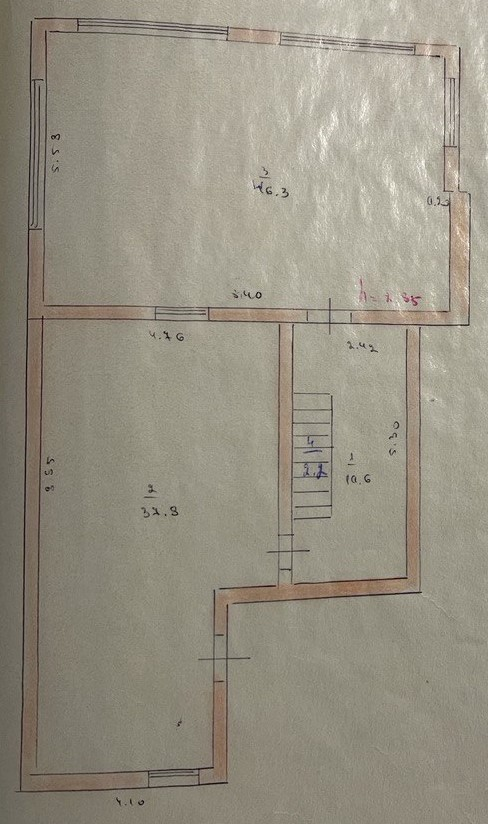
#> input picture 1.jpeg, 488 x 824 px
$ python -i image_processor.py   (imports and definitions only)
#> lines starting #> are read from the running program, lines starting #| are printed output that depends on the picture
"""
Image processing module for floor plan parsing.
Includes line detection, OCR for dimensions, and architectural element recognition.
"""
import cv2
import numpy as np
import pytesseract
from PIL import Image
from typing import List, Tuple, Dict, Any
import re


class FloorPlanProcessor:
    """Process floor plan images to extract architectural elements and dimensions."""

    def __init__(self, tesseract_cmd: str = None):
        """
        Initialize the floor plan processor.

        Args:
            tesseract_cmd: Path to tesseract executable (Windows: C:/Program Files/Tesseract-OCR/tesseract.exe)
        """
        if tesseract_cmd:
            pytesseract.pytesseract.tesseract_cmd = tesseract_cmd

    def preprocess_image(self, image: np.ndarray) -> np.ndarray:
        """
        Preprocess the floor plan image for better line and text detection.

        Args:
            image: Input image as numpy array (BGR)

        Returns:
            Preprocessed grayscale image
        """
        # Convert to grayscale
        gray = cv2.cvtColor(image, cv2.COLOR_BGR2GRAY)

        # Apply bilateral filter to reduce noise while preserving edges
        denoised = cv2.bilateralFilter(gray, 9, 75, 75)

        # Apply adaptive thresholding
        binary = cv2.adaptiveThreshold(
            denoised, 255, cv2.ADAPTIVE_THRESH_GAUSSIAN_C,
            cv2.THRESH_BINARY, 11, 2
        )

        return binary

    def detect_lines(self, image: np.ndarray, min_line_length: int = 50) -> List[Dict[str, Any]]:
        """
        Detect straight lines in the floor plan (walls).

        Args:
            image: Preprocessed binary image
            min_line_length: Minimum length of lines to detect (pixels)

        Returns:
            List of detected lines with properties
        """
        # Apply edge detection
        edges = cv2.Canny(image, 50, 150, apertureSize=3)

        # Detect lines using Hough Line Transform
        lines = cv2.HoughLinesP(
            edges,
            rho=1,
            theta=np.pi / 180,
            threshold=100,
            minLineLength=min_line_length,
            maxLineGap=10
        )

        detected_lines = []
        if lines is not None:
            for i, line in enumerate(lines):
                x1, y1, x2, y2 = line[0]

                # Calculate angle
                angle = np.arctan2(y2 - y1, x2 - x1) * 180 / np.pi

                # Classify as horizontal or vertical
                is_horizontal = abs(angle) < 15 or abs(angle) > 165
                is_vertical = 75 < abs(angle) < 105

                detected_lines.append({
                    "x1": float(x1),
                    "y1": float(y1),
                    "x2": float(x2),
                    "y2": float(y2),
                    "angle": float(angle),
                    "length": float(np.sqrt((x2 - x1)**2 + (y2 - y1)**2)),
                    "is_horizontal": is_horizontal,
                    "is_vertical": is_vertical
                })

        return detected_lines

    def merge_collinear_lines(
        self,
        lines: List[Dict[str, Any]],
        distance_threshold: float = 10.0,
        angle_threshold: float = 5.0
    ) -> List[Dict[str, Any]]:
        """
        Merge collinear lines that are close together.

        Args:
            lines: List of detected lines
            distance_threshold: Maximum distance between lines to merge
            angle_threshold: Maximum angle difference for merging

        Returns:
            Merged lines
        """
        if not lines:
            return []

        merged = []
        used = set()

        for i, line1 in enumerate(lines):
            if i in used:
                continue

            group = [line1]
            used.add(i)

            for j, line2 in enumerate(lines):
                if j in used or j <= i:
                    continue

                # Check if angles are similar
                angle_diff = abs(line1["angle"] - line2["angle"])
                if angle_diff > angle_threshold and angle_diff < (180 - angle_threshold):
                    continue

                # Check if lines are close
                # Simple distance check between endpoints
                dist = min(
                    np.sqrt((line1["x1"] - line2["x1"])**2 + (line1["y1"] - line2["y1"])**2),
                    np.sqrt((line1["x1"] - line2["x2"])**2 + (line1["y1"] - line2["y2"])**2),
                    np.sqrt((line1["x2"] - line2["x1"])**2 + (line1["y2"] - line2["y1"])**2),
                    np.sqrt((line1["x2"] - line2["x2"])**2 + (line1["y2"] - line2["y2"])**2)
                )

                if dist < distance_threshold:
                    group.append(line2)
                    used.add(j)

            # Merge group into single line
            if len(group) == 1:
                merged.append(group[0])
            else:
                # Find extreme points
                all_x = [p["x1"] for p in group] + [p["x2"] for p in group]
                all_y = [p["y1"] for p in group] + [p["y2"] for p in group]

                x1, x2 = min(all_x), max(all_x)
                y1, y2 = min(all_y), max(all_y)

                avg_angle = np.mean([p["angle"] for p in group])

                merged.append({
                    "x1": float(x1),
                    "y1": float(y1),
                    "x2": float(x2),
                    "y2": float(y2),
                    "angle": float(avg_angle),
                    "length": float(np.sqrt((x2 - x1)**2 + (y2 - y1)**2)),
                    "is_horizontal": abs(avg_angle) < 15 or abs(avg_angle) > 165,
                    "is_vertical": 75 < abs(avg_angle) < 105
                })

        return merged

    def extract_text_regions(self, image: np.ndarray) -> List[Dict[str, Any]]:
        """
        Extract text regions from the floor plan using OCR.

        Args:
            image: Input image (grayscale or BGR)

        Returns:
            List of text regions with OCR results
        """
        # Convert to grayscale if needed
        if len(image.shape) == 3:
            gray = cv2.cvtColor(image, cv2.COLOR_BGR2GRAY)
        else:
            gray = image

        # Enhance contrast for better OCR
        clahe = cv2.createCLAHE(clipLimit=2.0, tileGridSize=(8, 8))
        enhanced = clahe.apply(gray)

        # Use pytesseract to get detailed OCR data
        try:
            ocr_data = pytesseract.image_to_data(enhanced, output_type=pytesseract.Output.DICT, lang='eng+rus')
        except Exception as e:
            print(f"OCR Error: {e}")
            return []

        text_regions = []
        n_boxes = len(ocr_data['text'])

        for i in range(n_boxes):
            text = ocr_data['text'][i].strip()
            conf = int(ocr_data['conf'][i])

            # Filter out low confidence and empty text
            if conf > 30 and text:
                x, y, w, h = (
                    ocr_data['left'][i],
                    ocr_data['top'][i],
                    ocr_data['width'][i],
                    ocr_data['height'][i]
                )

                text_regions.append({
                    "text": text,
                    "x": x,
                    "y": y,
                    "width": w,
                    "height": h,
                    "confidence": conf
                })

        return text_regions

    # [101 lines left out: functions extract_dimensions, detect_rooms, not called in this run]

    def process_floor_plan(
        self,
        image_path: str,
        detect_text: bool = True,
        detect_rooms: bool = True
    ) -> Dict[str, Any]:
        """
        Complete pipeline to process a floor plan image.

        Args:
            image_path: Path to the floor plan image
            detect_text: Whether to perform OCR
            detect_rooms: Whether to detect room boundaries

        Returns:
            Dictionary with all detected elements
        """
#> called with image_path = '../../1.jpeg', detect_text = True, detect_rooms = True
        # Load image
        image = cv2.imread(image_path)
#> image is the input picture: shape (824, 488, 3); mean B, G, R 131.3, 145.8, 151.2
        if image is None:
            raise ValueError(f"Could not load image: {image_path}")

        height, width = image.shape[:2]
#> height = 824; width = 488

        # Preprocess
        binary = self.preprocess_image(image)
#> in preprocess_image, `gray = cv2.cvtColor(image, cv2.COLOR_BGR2GRAY)`:
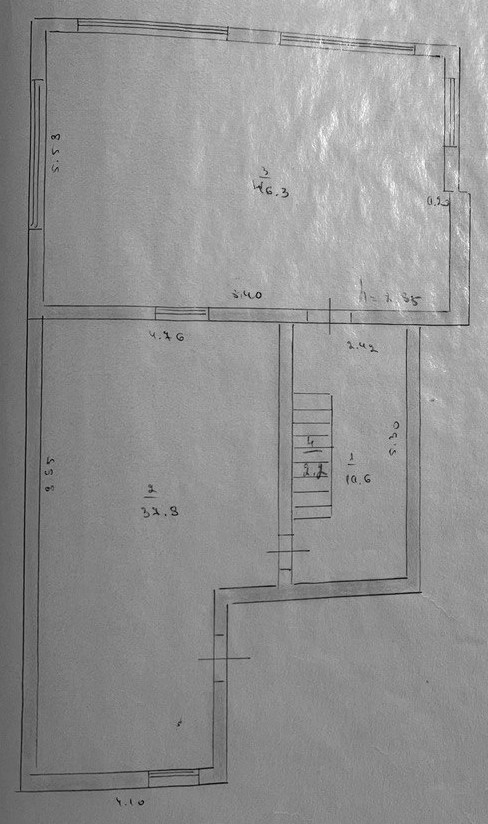
#> gray: shape (824, 488); min 4, max 254, mean 145.7
#> in preprocess_image, `binary = cv2.adaptiveThreshold( denoised, 255, cv2.ADAPTIVE_THRESH_GAU..`:
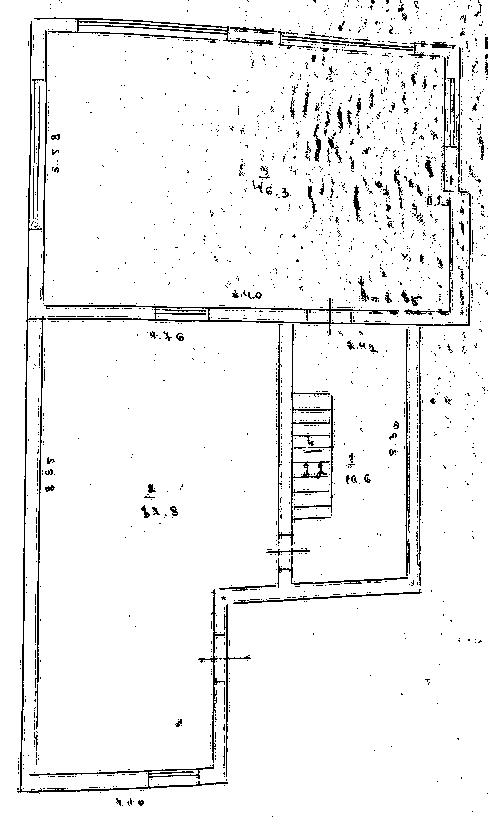
#> binary: shape (824, 488); 94.7% white; black in thin lines or dots

        # Detect lines (walls)
        raw_lines = self.detect_lines(binary)
#> in detect_lines, `edges = cv2.Canny(image, 50, 150, apertureSize=3)`:
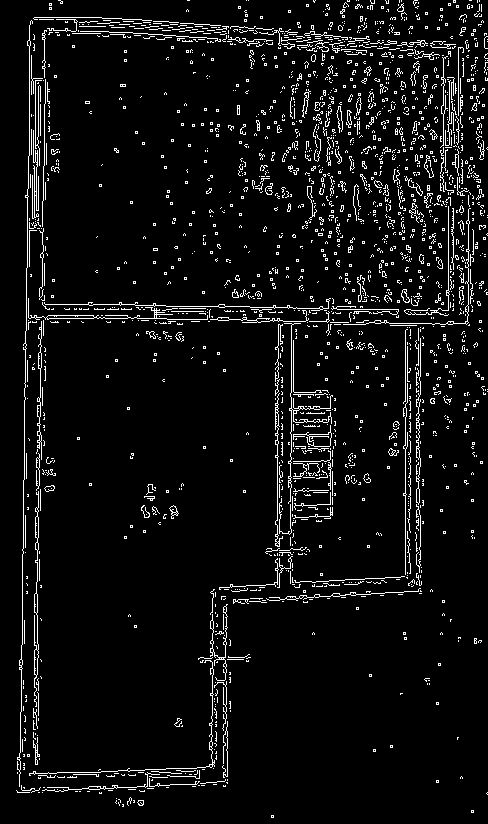
#> edges: shape (824, 488); 5.9% white in thin lines or dots
#> in detect_lines, `lines = cv2.HoughLinesP( edges, rho=1, theta=np.pi / 180, threshold=10..`: lines = 85 rows, first 6: [42, 274, 42, 224], [405, 574, 405, 289], [24, 449, 27, 221], [39, 448, 40, 387], [19, 792, 22, 593], [38, 469, 39, 417]
#> the loop in detect_lines, `for i, line in enumerate(lines):` made 85 passes
#> (x1, y1, x2, y2, angle, is_horizontal, is_vertical) on passes 1 to 12: (42, 274, 42, 224, -90, False, True), (405, 574, 405, 289, -90, False, True), (24, 449, 27, 221, -89.25, False, True), (39, 448, 40, 387, -89.06, False, True), (19, 792, 22, 593, -89.14, False, True), (38, 469, 39, 417, -88.9, False, True), (250, 307, 336, 308, 0.666, True, False), (327, 322, 452, 324, 0.917, True, False), (38, 147, 38, 78, -90, False, True), (37, 692, 37, 594, -90, False, True), (34, 230, 34, 162, -90, False, True), (34, 668, 35, 593, -89.24, False, True)
#> after the loop in detect_lines, `for i, line in enumerate(lines):`: detected_lines = 85 items
#> raw_lines = 85 items
        walls = self.merge_collinear_lines(raw_lines)
#> the loop in merge_collinear_lines, `for i, line1 in enumerate(lines):` made 85 passes
#> (all_x, all_y, x1, x2, y1, y2, avg_angle) on passes 1, 5, 9, 10, 11, 13, 14: ([42, 43, 42, 44], [274, 335, 224, 268], 42, 44, 224, 335, -89.57), ([19, 22, 22, 23], [792, 592, 593, 496], 19, 23, 496, 792, -89.27), ([38, 35, 40, 38, 35, 40], [147, 161, 142, 78, 78, 78], 35, 40, 78, 161, -90), ([37, 34, 36, 37, 35, 37], [692, 668, 593, 594, 593, 538], 34, 37, 538, 692, -89.4), ([34, 29, 32, 34, 29, 33], [230, 155, 175, 162, 25, 230], 29, 34, 25, 230, -30.35), ([291, 293, 290, 291, 293, 290], [462, 463, 583, 321, 340, 453], 290, 293, 321, 583, -90), ([416, 409, 416, 410], [591, 428, 364, 368], 409, 416, 364, 591, -89.52)
#> after the loop in merge_collinear_lines, `for i, line1 in enumerate(lines):`: merged = 57 items; used = 85 items
#> walls = 57 items

        results = {
            "image_width": width,
            "image_height": height,
            "walls": walls,
            "dimensions": [],
            "rooms": []
        }

        # Extract text and dimensions
        if detect_text:
            text_regions = self.extract_text_regions(image)
#> in extract_text_regions, `enhanced = clahe.apply(gray)`:
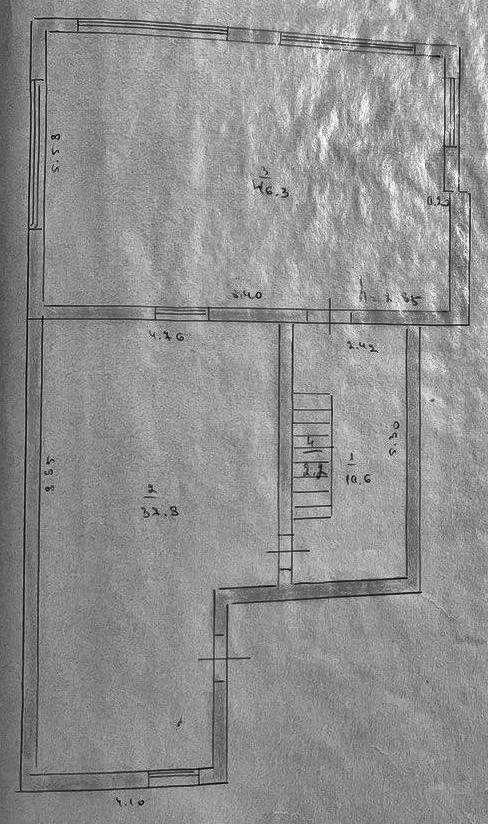
#> enhanced: shape (824, 488); min 3, max 254, mean 144.1
            dimensions = self.extract_dimensions(text_regions)
            results["dimensions"] = dimensions
            results["text_regions"] = text_regions

        # Detect rooms
        if detect_rooms:
            rooms = self.detect_rooms(binary, walls)
            results["rooms"] = rooms

        return results


# [12 lines left out: function process_uploaded_floor_plan, not called in this run]

#> (the run stopped early here; a loop or call above may not have finished)
